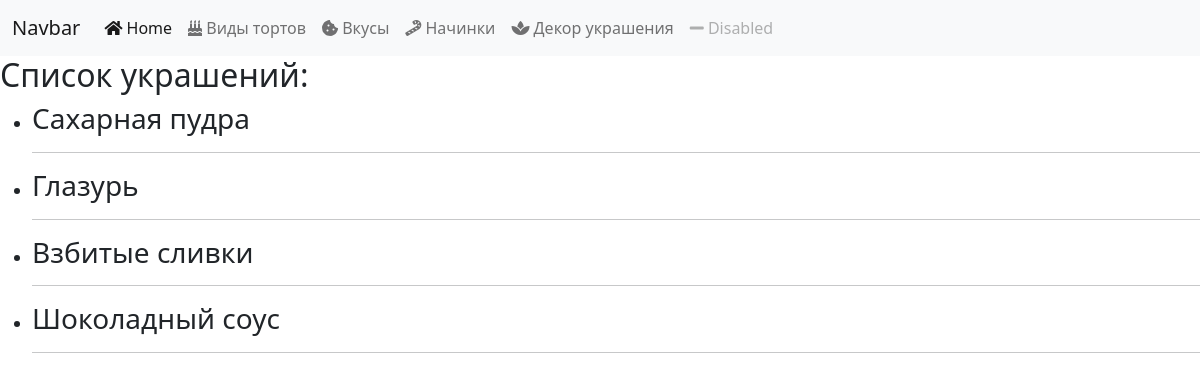
The app's page /toppings/ with its own data.
### pastries/models.py (models this page shows, shortened)
class Topping(models.Model):
    name = models.CharField(max_length=200)
    description = models.TextField(blank=True, null=True)

### pastries/views.py (the view)
# urls.py: path('toppings/', views.specific_topping_view),
def specific_topping_view(request):
    if request.method == "GET":
        topping_names = Topping.objects.values_list('name', flat=True).distinct()
        specific_toppings = Topping.objects.filter(name__in=topping_names)
        context_data = {
            "specific_toppings": specific_toppings
        }
        return render(request, "pastries/specific_toppings.html", context=context_data)

### pastries/templates/pastries/specific_toppings.html (shortened to what this page needs)
{% extends 'layouts/index.html' %}
{% block content %}
    <h2>Список украшений:</h2>
    <ul>
        {% for topping in specific_toppings %}
            <li>
                <h3>{{ topping.name }}</h3>
                <hr>
            </li>
        {% empty %}
            <li>В данный момент нет доступных украшений.</li>
        {% endfor %}
    </ul>
{% endblock %}

### records on screen
Topping: name "Сахарная пудра"
Topping: name "Глазурь"
Topping: name "Взбитые сливки"
Topping: name "Шоколадный соус"
